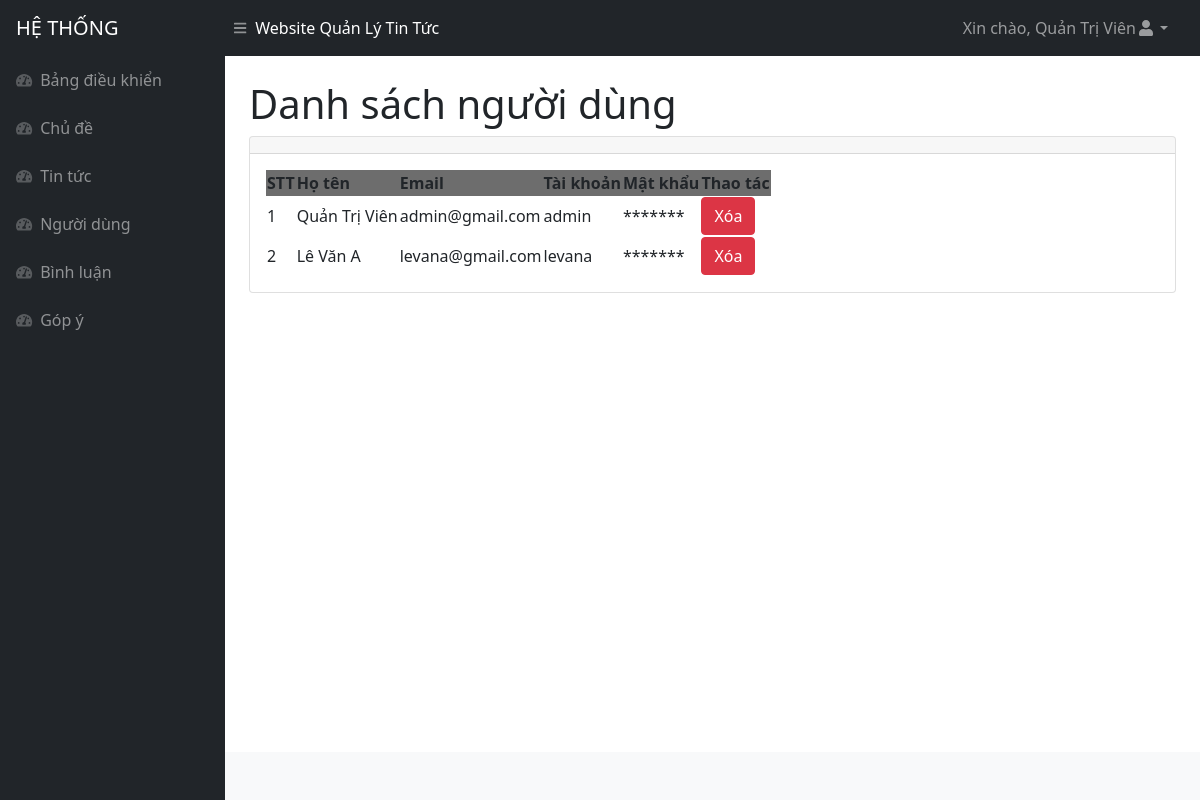
/admin/nguoidung.php (signed in), run on the app's committed database.
### tables this page shows
CREATE TABLE `nguoidung` (
  `id` int(11) NOT NULL,
  `hoten` varchar(250) NOT NULL,
  `email` varchar(250) NOT NULL,
  `taikhoan` varchar(255) NOT NULL,
  `matkhau` varchar(255) NOT NULL,
  `vaitro` int(11) NOT NULL
);

### admin/nguoidung.php (the view, shortened to what this page needs)
<!DOCTYPE html>
<html lang="en">
<head>
<?php include('inc/head.php')?>
</head>
<body class="sb-nav-fixed">
<?php include('inc/header.php')?>
    <div id="layoutSidenav">
    <?php include('inc/menu.php')?>
        <div id="layoutSidenav_content">
            <main>
                <div class="container-fluid px-4">
                    <h1 class="mt-4">Danh sách người dùng</h1>
                    <div class="card mb-4">
                        <div class="card-header">
                        </div>
                        <div class="card-body">
                            <table id="datatablesSimple">
                                <thead>
                                <tr style="background-color : #6D6D6D">
                                        <th>STT</th>
                                        <th>Họ tên</th>
                                        <th>Email</th>
                                        <th>Tài khoản</th>
                                        <th>Mật khẩu</th>
                                        <th>Thao tác</th>
                                    </tr>
                                </thead>
                                <tbody>
                                <?php
                                    $query = "SELECT *
                                    FROM nguoidung
                                    ORDER BY id DESC";
                                    $result = mysqli_query($connect, $query);
                                    $stt = 1;
                                    while ($arUser = mysqli_fetch_array($result, MYSQLI_ASSOC)) {
                                        $idModelDel = "exampleModalDel".$arUser["id"] ;
                                    ?>
                                    <tr>
                                        <td><?php echo $stt ?></td>
                                        <td><?php echo $arUser["hoten"] ?></td>
                                        <td><?php echo $arUser["email"] ?></td>
                                        <td><?php echo $arUser["taikhoan"] ?></td>
                                        <td>*******</td>
                                        <td>
                                            <button type="button" class="btn btn-danger" data-bs-toggle="modal"
                                                data-bs-target="#<?php echo $idModelDel ?>">
                                                Xóa
                                            </button>
                                        </td>
                                    </tr>
                                    <?php $stt++;} ?>
                                </tbody>
                            </table>
                        </div>
                    </div>
                </div>
            </main>
            <?php include('inc/footer.php')?>
        </div>
    </div>
</body>
</html>

### data on the page
nguoidung: hoten "Quản Trị Viên", email "admin@gmail.com", taikhoan "admin"
nguoidung: hoten "Lê Văn A", email "levana@gmail.com", taikhoan "levana"

### other printed values
$_SESSION['hoten'] "Quản Trị Viên"
